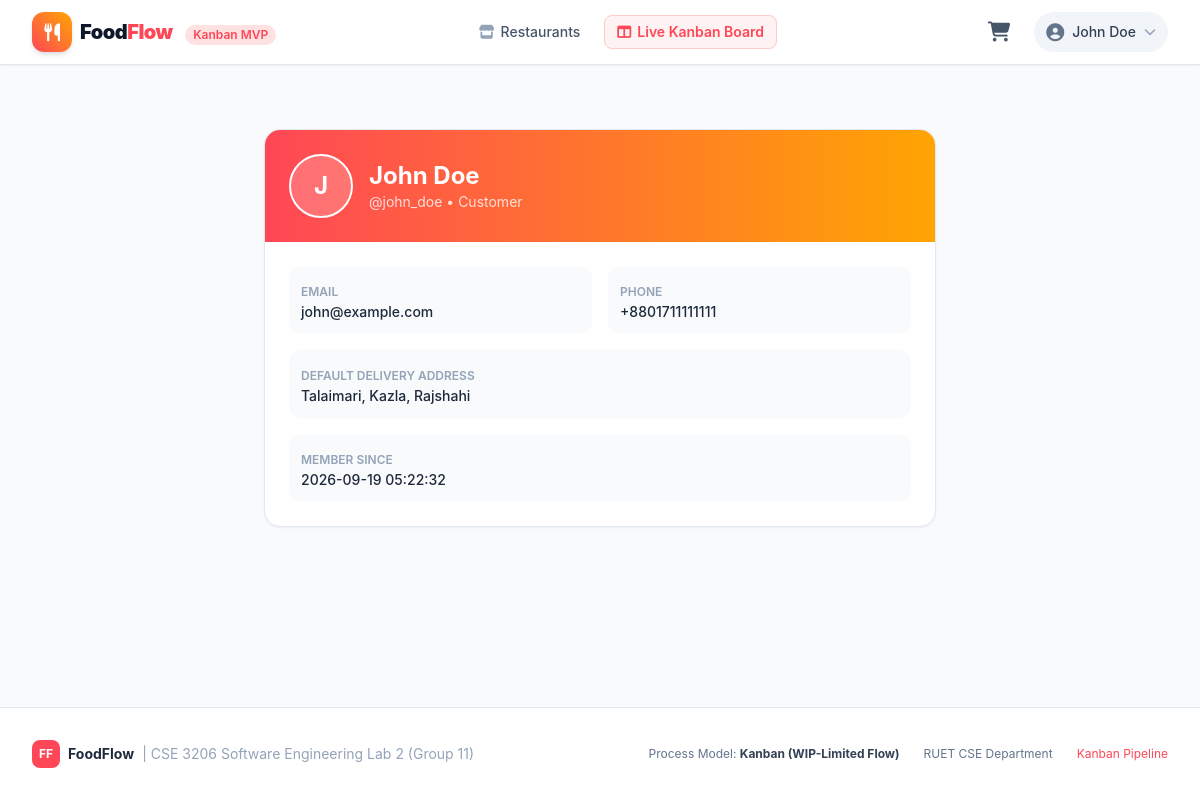
Screenshot of /profile (signed in) with the database file from the repository.
### tables this page shows
CREATE TABLE users (
    id INTEGER PRIMARY KEY AUTOINCREMENT,
    username TEXT UNIQUE NOT NULL,
    email TEXT UNIQUE NOT NULL,
    password_hash TEXT NOT NULL,
    role TEXT NOT NULL CHECK(role IN ('customer', 'restaurant_owner', 'rider', 'admin')),
    full_name TEXT NOT NULL,
    phone TEXT,
    address TEXT,
    created_at TIMESTAMP DEFAULT CURRENT_TIMESTAMP
);

### src/routes/auth_routes.py (the view)
@auth_bp.route('/profile')
@login_required
def profile():
    user = AuthService.get_user_by_id(session['user_id'])
    return render_template('auth/profile.html', user=user)

### src/database/db.py (called while the page is built)
def get_db(db_path=None):
    if 'db' not in g:
        path = db_path or current_app.config.get('DATABASE_PATH', Config.DATABASE_PATH)
        g.db = sqlite3.connect(path)
        g.db.row_factory = sqlite3.Row
        g.db.execute("PRAGMA foreign_keys = ON;")
    return g.db

def query_db(query, args=(), one=False, db_path=None):
    db = get_db(db_path)
    cur = db.execute(query, args)
    rv = cur.fetchall()
    cur.close()
    return (dict(rv[0])) if rv and one else ([dict(r) for r in rv] if not one else None)

### src/models/user.py (called while the page is built)
    @classmethod
    def from_dict(cls, data: dict):
        if not data:
            return None
        return cls(
            id=data.get('id'),
            username=data.get('username'),
            email=data.get('email'),
            password_hash=data.get('password_hash'),
            role=data.get('role'),
            full_name=data.get('full_name'),
            phone=data.get('phone'),
            address=data.get('address'),
            created_at=data.get('created_at')
        )

### src/routes/auth_routes.py (called while the page is built)
def login_required(f):
    @wraps(f)
    def decorated_function(*args, **kwargs):
        if 'user_id' not in session:
            flash('Please log in to access this page.', 'warning')
            return redirect(url_for('auth.login', next=request.url))
        return f(*args, **kwargs)
    return decorated_function

### src/services/auth_service.py (called while the page is built)
    @staticmethod
    def get_user_by_id(user_id: int):
        user_data = query_db("SELECT * FROM users WHERE id = ?", (user_id,), one=True)
        return User.from_dict(user_data) if user_data else None

### src/templates/auth/profile.html (shortened to what this page needs)
{% extends "base.html" %}
{% block content %}
<div class="max-w-2xl mx-auto my-6">
    <div class="bg-white rounded-2xl shadow-sm border border-slate-200 overflow-hidden">
        <div class="bg-gradient-to-r from-primary to-accent p-6 text-white">
            <div class="flex items-center space-x-4">
                <div class="w-16 h-16 rounded-full bg-white/20 border-2 border-white flex items-center justify-center text-2xl font-bold">
                    {{ user.full_name[0] }}
                </div>
                <div>
                    <h1 class="text-2xl font-bold">{{ user.full_name }}</h1>
                    <p class="text-white/80 text-sm">@{{ user.username }} • <span class="capitalize">{{ user.role.replace('_', ' ') }}</span></p>
                </div>
            </div>
        </div>
        <div class="p-6 space-y-4">
            <div class="grid grid-cols-1 md:grid-cols-2 gap-4">
                <div class="p-3 bg-slate-50 rounded-xl">
                    <span class="text-xs text-slate-400 font-semibold uppercase">Email</span>
                    <p class="text-sm font-medium text-slate-800">{{ user.email }}</p>
                </div>
                <div class="p-3 bg-slate-50 rounded-xl">
                    <span class="text-xs text-slate-400 font-semibold uppercase">Phone</span>
                    <p class="text-sm font-medium text-slate-800">{{ user.phone or 'Not provided' }}</p>
                </div>
            </div>
            <div class="p-3 bg-slate-50 rounded-xl">
                <span class="text-xs text-slate-400 font-semibold uppercase">Default Delivery Address</span>
                <p class="text-sm font-medium text-slate-800">{{ user.address or 'Not provided' }}</p>
            </div>
            <div class="p-3 bg-slate-50 rounded-xl">
                <span class="text-xs text-slate-400 font-semibold uppercase">Member Since</span>
                <p class="text-sm font-medium text-slate-800">{{ user.created_at }}</p>
            </div>
        </div>
    </div>
</div>
{% endblock %}

### src/templates/base.html (shortened to what this page needs)
<!DOCTYPE html>
<html lang="en">
<head>
    <script src="https://cdn.tailwindcss.com"></script>
    <link rel="stylesheet" href="https://cdnjs.cloudflare.com/ajax/libs/font-awesome/6.4.0/css/all.min.css">
    <link rel="stylesheet" href="{{ url_for('static', filename='css/style.css') }}">
</head>
<body class="min-h-screen flex flex-col bg-slate-50 text-slate-800">
    <header class="bg-white border-b border-slate-200 sticky top-0 z-40 shadow-sm">
        <div class="max-w-7xl mx-auto px-4 sm:px-6 lg:px-8">
            <div class="flex justify-between h-16 items-center">
                <div class="flex items-center space-x-3">
                    <a href="{{ url_for('customer.index') }}" class="flex items-center space-x-2">
                        <div class="w-10 h-10 rounded-xl bg-gradient-to-tr from-primary to-accent flex items-center justify-center text-white shadow-md">
                            <i class="fa-solid fa-utensils text-lg"></i>
                        </div>
                        <div>
                            <span class="text-xl font-black tracking-tight text-slate-900">Food<span class="text-primary">Flow</span></span>
                            <span class="hidden md:inline-block ml-2 px-2 py-0.5 text-xs font-semibold bg-red-100 text-primary rounded-full">Kanban MVP</span>
                        </div>
                    </a>
                </div>
                <nav class="hidden md:flex items-center space-x-6">
                    <a href="{{ url_for('customer.index') }}" class="text-sm font-medium text-slate-600 hover:text-primary transition flex items-center gap-1.5">
                        <i class="fa-solid fa-store text-slate-400"></i> Restaurants
                    </a>
                    <a href="{{ url_for('kanban.board') }}" class="text-sm font-semibold text-primary hover:text-primary-dark transition flex items-center gap-1.5 bg-red-50 px-3 py-1.5 rounded-lg border border-red-200">
                        <i class="fa-solid fa-columns"></i> Live Kanban Board
                    </a>
                </nav>
                <div class="flex items-center space-x-4">
                    <a href="{{ url_for('customer.view_cart') }}" class="relative p-2 text-slate-600 hover:text-primary transition">
                        <i class="fa-solid fa-cart-shopping text-xl"></i>
                    </a>
                    {% if session.get('user_id') %}
                        <div class="relative group">
                            <button class="flex items-center space-x-2 py-1.5 px-3 rounded-full bg-slate-100 hover:bg-slate-200 text-slate-700 text-sm font-medium transition">
                                <i class="fa-solid fa-circle-user text-slate-500 text-lg"></i>
                                <span class="max-w-[120px] truncate">{{ session.get('full_name') }}</span>
                                <i class="fa-solid fa-chevron-down text-xs text-slate-400"></i>
                            </button>
                        </div>
                    {% endif %}
                </div>
            </div>
        </div>
    </header>
    <main class="flex-grow max-w-7xl w-full mx-auto px-4 sm:px-6 lg:px-8 py-6">
        {% block content %}{% endblock %}
    </main>
    <footer class="bg-white border-t border-slate-200 py-8 mt-12 text-slate-600 text-sm">
        <div class="max-w-7xl mx-auto px-4 sm:px-6 lg:px-8 flex flex-col md:flex-row justify-between items-center gap-4">
            <div class="flex items-center space-x-2">
                <div class="w-7 h-7 rounded-lg bg-primary text-white flex items-center justify-center font-bold text-xs">FF</div>
                <span class="font-bold text-slate-800">FoodFlow</span>
                <span class="text-slate-400">| CSE 3206 Software Engineering Lab 2 (Group 11)</span>
            </div>
            <div class="flex items-center space-x-6 text-xs text-slate-500">
                <span>Process Model: <strong class="text-slate-700">Kanban (WIP-Limited Flow)</strong></span>
                <span>RUET CSE Department</span>
                <a href="{{ url_for('kanban.board') }}" class="text-primary hover:underline">Kanban Pipeline</a>
            </div>
        </div>
    </footer>
</body>
</html>

### src/static/css/style.css (style rules this page uses)
:root { --primary: #FF5A5F; --primary-hover: #E0484D; --secondary: #00A699; --dark: #2B2D42; --light-bg: #F8F9FA; --card-bg: #FFFFFF; }
body { background-color: #F7F9FC; font-family: 'Inter', -apple-system, BlinkMacSystemFont, "Segoe UI", Roboto, sans-serif; color: #333333; }

### rows the page displays
users: get "John Doe", full_name "J", full_name "John Doe", username "john_doe", role.replace "Customer", email "john@example.com", phone "+8801711111111", address "Talaimari, Kazla, Rajshahi", created_at "2026-09-19 05:22:32"
